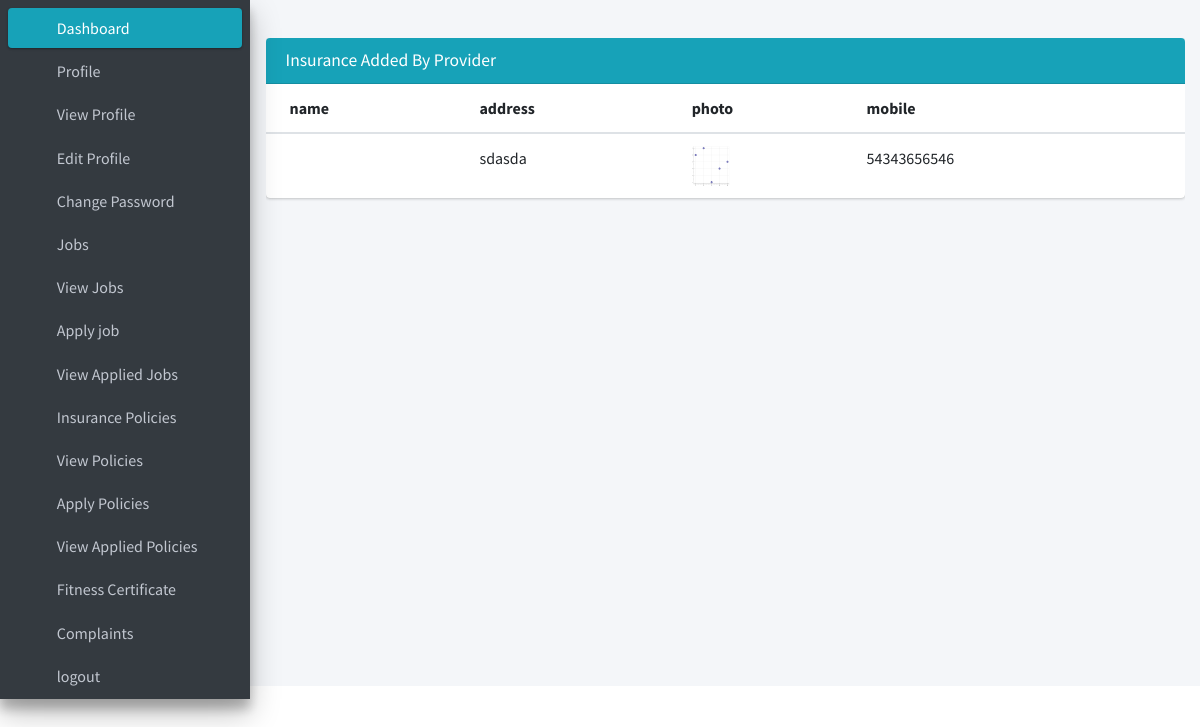
Before: /worker_viewpolicy with the older database file.
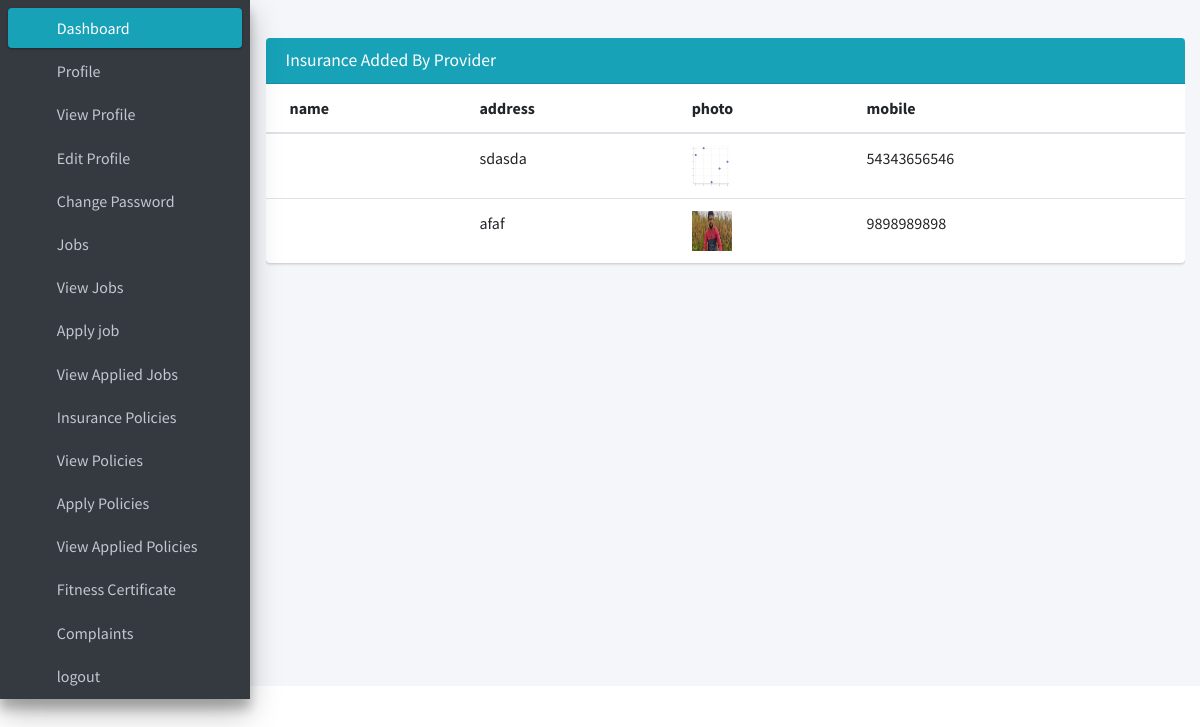
After: the same page with the newer database file.
### MWMapp/models.py (models this page shows, shortened)
class Insurance(models.Model):
    user = models.OneToOneField(User, on_delete=models.CASCADE, null=True)
    name1 = models.CharField(max_length=40)
    profile_pic = models.ImageField(upload_to='profile_pic/CustomerProfilePic/', null=True, blank=True)
    address = models.CharField(max_length=40)
    mobile = models.CharField(max_length=20, null=False)
    status = models.BooleanField(default=False)
    types = models.TextField(
                                    max_length = 20,
                                    choices = TYPE_CHOICES,
                                    default = 'Public',)
    registration_no = models.CharField(max_length=20, null=False)

### MWMapp/views.py (the view)
# urls.py: path('worker_viewpolicy',views. worker_viewpolicy,name="worker_viewpolicy"),
def worker_viewpolicy(request):
    print(request.user.id)
    insurance_view = Insurance.objects.all()
    return render(request, 'worker_viewpolicy.html', {'insurance_view': insurance_view})

### MWMapp/templates/worker_viewpolicy.html (shortened to what the changed rows need)
{% load static %}
<!DOCTYPE html>
<html lang="en">
<head>
  <link rel="stylesheet" href="{% static 'plugins/fontawesome-free/css/all.min.css' %}">
  <link rel="stylesheet" href="{% static 'dist/css/adminlte.min.css' %}">
</head>
<body class="hold-transition sidebar-mini">
<div class="wrapper">
  <div class="content-wrapper">
    <section class="content">
                        <div class="col-md-12">
                          <div style="overflow-x:auto;">
                            <form action="" >
                              <div class="row">
                                <div class="col-12">
                                  <div class="card">
                                    <div class="card-body table-responsive p-0">
                                      <table class="table table-hover text-nowrap">
                                        <thead>
                                          <tr>
                                            <th>name</th>
                                            <th>address</th>
                                            <th>photo</th>
                                            <th>mobile</th>
                                          </tr>
                                        </thead>
                                        {% for s in insurance_view %}
                                          <tr>
                                            <td> {{s.name1}}</td>
                                            <td> {{s.address}}</td>
                                            <td> <img src="{% static s.profile_pic.url %}" alt="Profile Pic" height="40px" width="40px" /></td>
                                            <td>{{s.mobile}}</td>
                                          {% endfor %}
                                          </tr>
                                      </table>
                                    </div>
                                  </div>
                                </div>
                              </div>
                          </form>
                          </div>
                    </div>
    </section>
  </div>
</div>
</body>
</html>

Changed rows visible on the page:
added Insurance: address "afaf", profile_pic (picture), mobile "9898989898"
